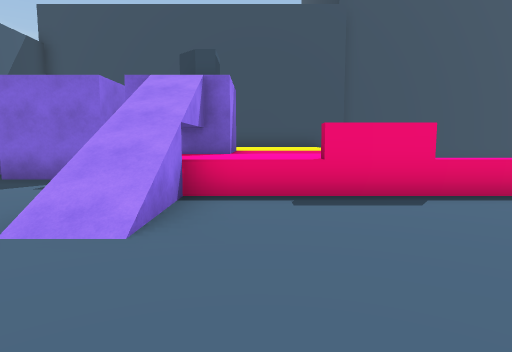
[1] (above)

24 first-person views from a walk through a scene from a Unity 3-D project. The camera is 1.5 m above the floor, tilts 6° down and sees 75° across. The floor is counted in squares, 2 m on a side. Each view is taken from the middle of a square. On the plan, view 1 faces up. The plan holds only what a view shows up to about 11 squares ahead; the rest is blank. The place goes on beyond the plan. The player is left out. Some animated figures are left out. Some surface patterns are stand-ins.

[2]
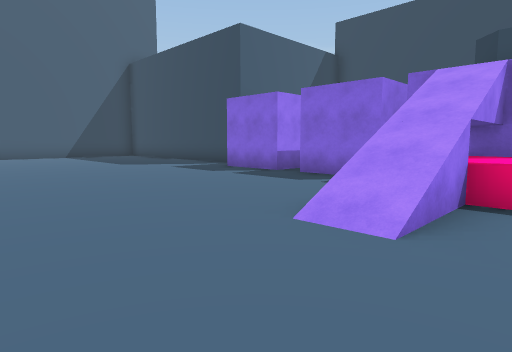

[3]
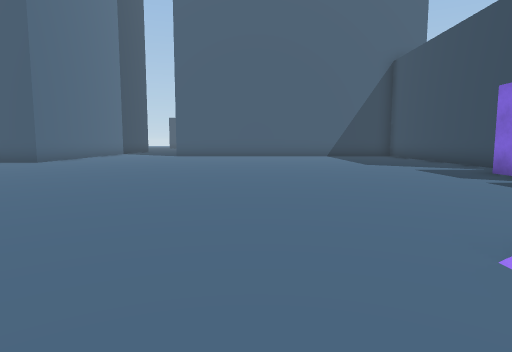

[4]
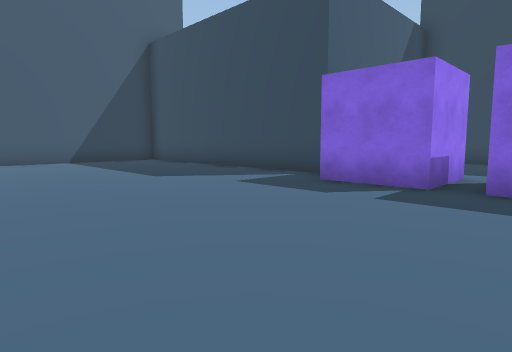

[5]
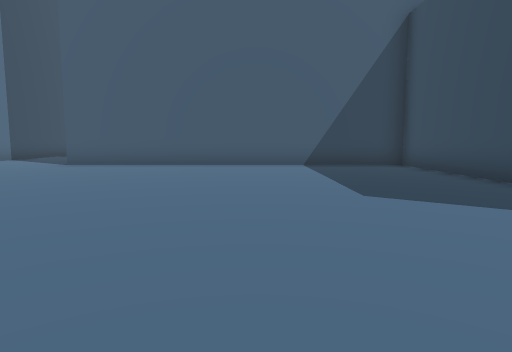

[6]
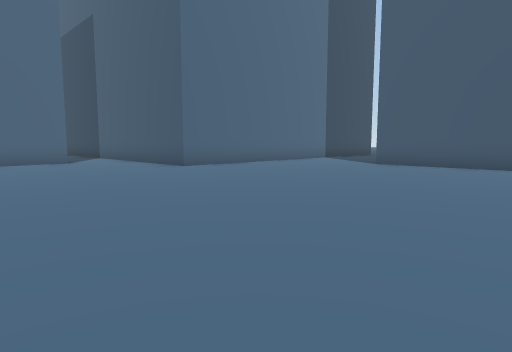

[7]
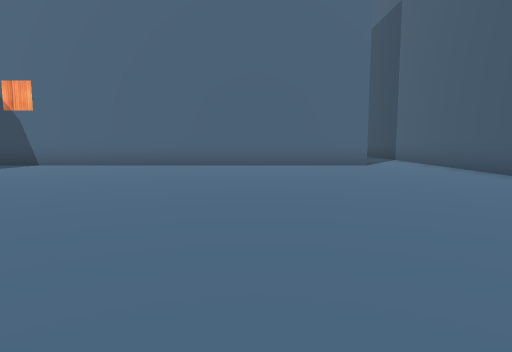

[8]
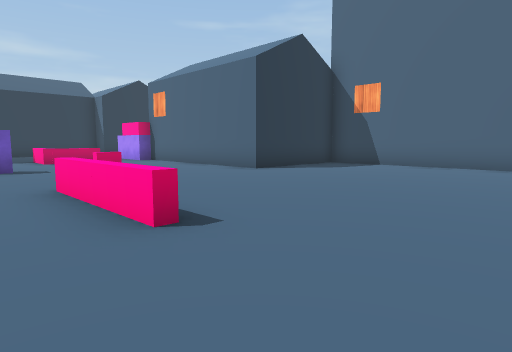

[9]
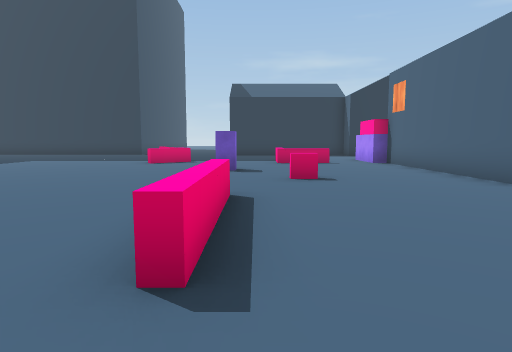

[10]
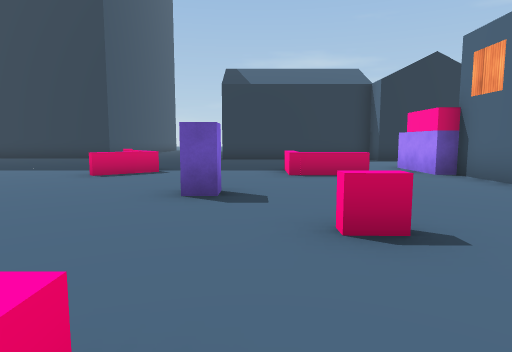

[11]
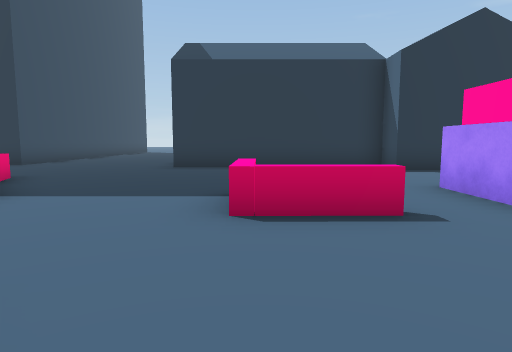

[12]
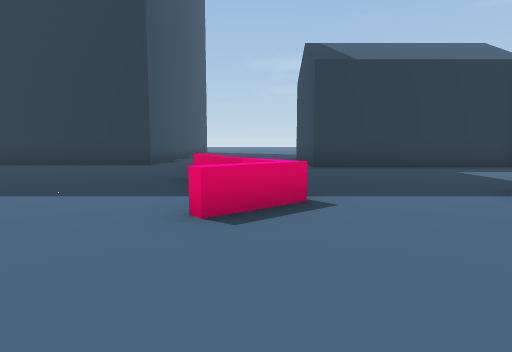

[13]
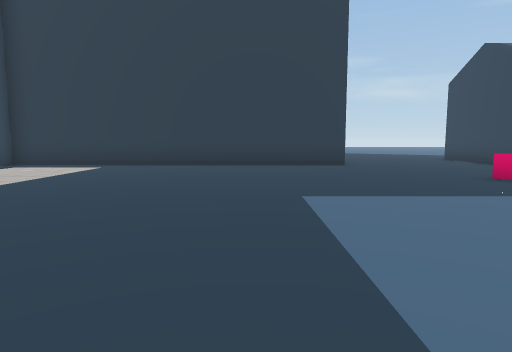

[14]
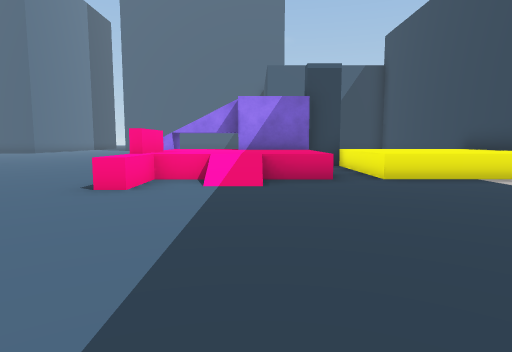

[15]
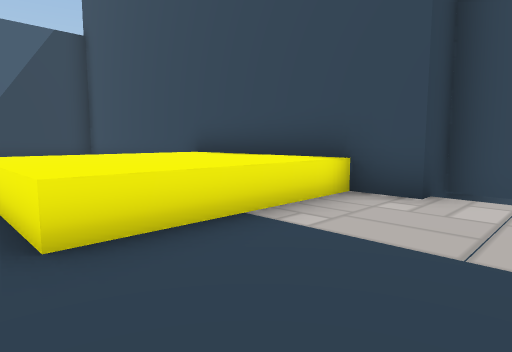

[16]
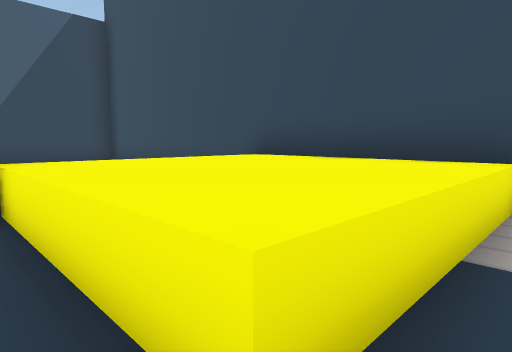

[17]
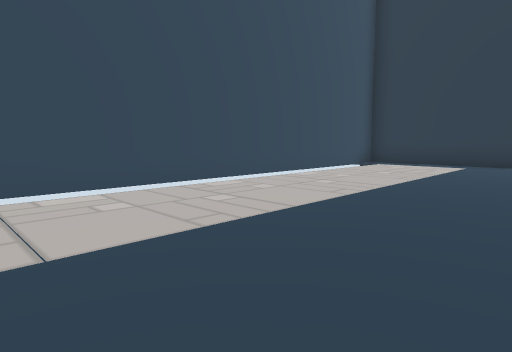

[18]
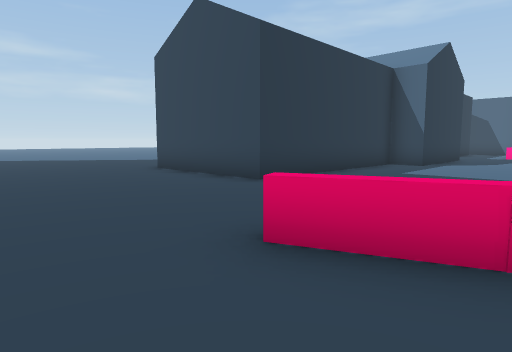

[19]
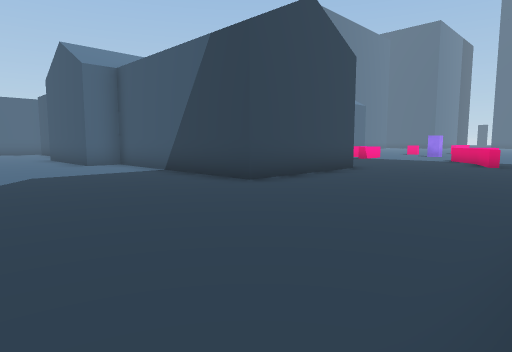

[20]
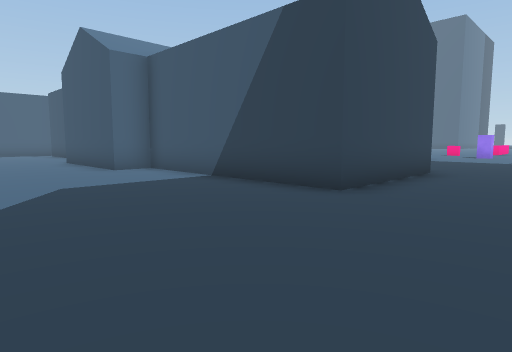

[21]
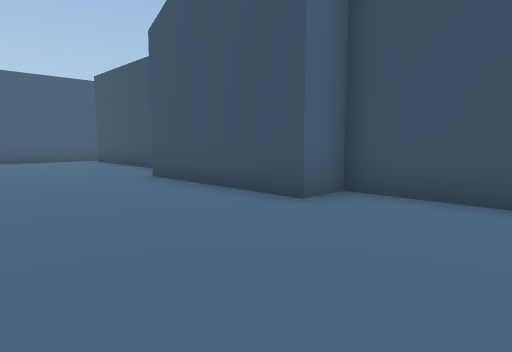

[22]
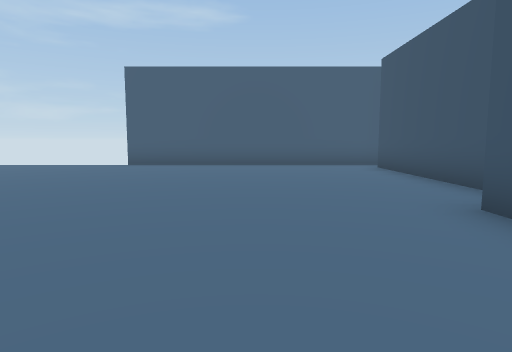

[23]
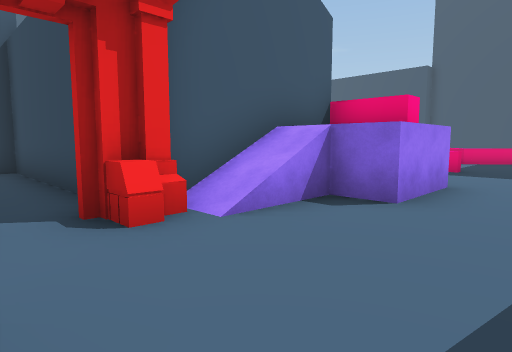

[24]
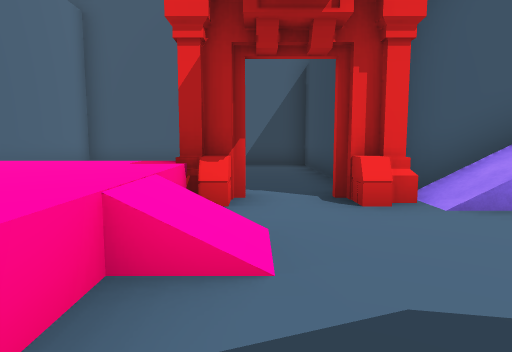

### Floor plan
Key: @ floor where view 1 was taken; # wall or solid block; x gap in a wall; . main floor; : floor 1 m higher than the main floor; + floor 2 m higher than the main floor; / step, stairs or slope; = window, fence, low wall or low ledge; ^ raised ledge; B block; O other object.
Columns run from 17 left of view 1 to 23 right of it. Each row starts with its distance up from view 1.
 15                     ##############
 14          ############           .#
 13         # ..    ^^^^.............#
 12         #  .    ^^^^.............#
 11         #  .    ^^^^.............#
 10            .    ^^^^.............#
  9            .   ##................#
  8 ######### BB  B B:::.............#
  7 #.........BBBBB B:::/............#
  6 #...............B:::/............#
  5 #...............=::O==...........#
  4 #............../x.................  .....
  3 #............../=........................
  2 #...........................^............
  1 #.........................^^.............
  0 #................@.......................
 -1 #...............OOO....O........OOOO.....
 -2 #...............................OO O.....
 -3 #....................O...OO.....OO O....
 -4 .........................O......OO O.....
 -5 .. .............................OO O.....
 -6     .....................BBB....OO O.....
 -7     ##..............OOOOOO++...OO  OO....
 -8      #..............OO   O#B...O  OOO....
 -9      #..............O    O#... O   OO....
-10      #.............#OOOOOO#...      O....
-11      #..############..........      .....
-12                    #.......//..    O.....
-13                    #     #////     O.....
-14                    #      :::      O.....
-15                    #      ::       O.....
-16                    #               O.....
-17                    #                .....
-18                     ####           ######

Positions as (right, up) in squares from view 1, and headings:
1: (0, 0), facing up
2: (0, 0), facing up-left
3: (0, 1), facing left
4: (-4, 1), facing up-left
5: (-6, 3), facing left
6: (-6, 2), facing down-left
7: (-6, 0), facing down
8: (-4, 0), facing down-right
9: (-3, -2), facing right
10: (1, -2), facing right
11: (5, -3), facing right
12: (5, 1), facing right
13: (5, 7), facing right
14: (9, 7), facing left
15: (5, 9), facing up-left
16: (3, 9), facing up-left
17: (4, 9), facing up-right
18: (10, 4), facing down-right
19: (23, 4), facing down-left
20: (23, 2), facing down-left
21: (23, -4), facing down-left
22: (22, -7), facing down
23: (12, -12), facing up-left
24: (13, -12), facing left
